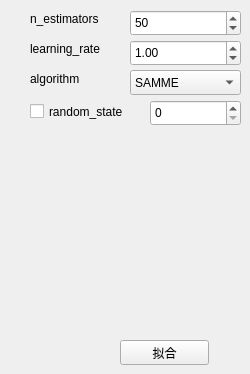
         <widget class="QWidget" name="page_47">
          <widget class="QPushButton" name="model_classifier_Adaboost">
           <property name="geometry">
            <rect>
             <x>120</x>
             <y>340</y>
             <width>89</width>
             <height>25</height>
            </rect>
           </property>
           <property name="text">
            <string>拟合</string>
           </property>
          </widget>
          <widget class="QLabel" name="label_56">
           <property name="geometry">
            <rect>
             <x>30</x>
             <y>10</y>
             <width>111</width>
             <height>17</height>
            </rect>
           </property>
           <property name="text">
            <string>n_estimators</string>
           </property>
          </widget>
          <widget class="QSpinBox" name="spinBox_classifier_Adaboost_n_estimators">
           <property name="geometry">
            <rect>
             <x>130</x>
             <y>10</y>
             <width>111</width>
             <height>26</height>
            </rect>
           </property>
           <property name="maximum">
            <number>999999999</number>
           </property>
           <property name="value">
            <number>50</number>
           </property>
          </widget>
          <widget class="QLabel" name="label_57">
           <property name="geometry">
            <rect>
             <x>30</x>
             <y>40</y>
             <width>91</width>
             <height>17</height>
            </rect>
           </property>
           <property name="text">
            <string>learning_rate</string>
           </property>
          </widget>
          <widget class="QDoubleSpinBox" name="doubleSpinBox_classifier_Adaboost_learning_rate">
           <property name="geometry">
            <rect>
             <x>130</x>
             <y>40</y>
             <width>111</width>
             <height>26</height>
            </rect>
           </property>
           <property name="maximum">
            <double>9999999999.000000000000000</double>
           </property>
           <property name="value">
            <double>1.000000000000000</double>
           </property>
          </widget>
          <widget class="QLabel" name="label_58">
           <property name="geometry">
            <rect>
             <x>30</x>
             <y>70</y>
             <width>71</width>
             <height>17</height>
            </rect>
           </property>
           <property name="text">
            <string>algorithm</string>
           </property>
          </widget>
          <widget class="QComboBox" name="comboBox_classifier_Adaboost_algorithm">
           <property name="geometry">
            <rect>
             <x>130</x>
             <y>70</y>
             <width>111</width>
             <height>25</height>
            </rect>
           </property>
           <item>
            <property name="text">
             <string>SAMME</string>
            </property>
           </item>
           <item>
            <property name="text">
             <string>SAMME.R</string>
            </property>
           </item>
          </widget>
          <widget class="QCheckBox" name="checkBox_classifier_Adaboost_random_state">
           <property name="geometry">
            <rect>
             <x>30</x>
             <y>100</y>
             <width>121</width>
             <height>23</height>
            </rect>
           </property>
           <property name="text">
            <string>random_state</string>
           </property>
          </widget>
          <widget class="QSpinBox" name="spinBox_classifier_Adaboost_random_state">
           <property name="geometry">
            <rect>
             <x>150</x>
             <y>100</y>
             <width>91</width>
             <height>26</height>
            </rect>
           </property>
           <property name="maximum">
            <number>999999999</number>
           </property>
          </widget>
         </widget>
